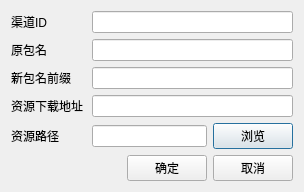
<?xml version="1.0" encoding="UTF-8"?>
<ui version="4.0">
 <class>ZySingleSetting</class>
 <widget class="QDialog" name="ZySingleSetting">
  <property name="geometry">
   <rect>
    <x>0</x>
    <y>0</y>
    <width>304</width>
    <height>183</height>
   </rect>
  </property>
  <property name="maximumSize">
   <size>
    <width>16777215</width>
    <height>200</height>
   </size>
  </property>
  <property name="windowTitle">
   <string>掌阅单本书设置</string>
  </property>
  <layout class="QVBoxLayout" name="verticalLayout">
   <item>
    <layout class="QHBoxLayout" name="horizontalLayout">
     <item>
      <widget class="QLabel" name="LabelChannel">
       <property name="sizePolicy">
        <sizepolicy hsizetype="Fixed" vsizetype="Preferred">
         <horstretch>0</horstretch>
         <verstretch>0</verstretch>
        </sizepolicy>
       </property>
       <property name="minimumSize">
        <size>
         <width>75</width>
         <height>0</height>
        </size>
       </property>
       <property name="maximumSize">
        <size>
         <width>75</width>
         <height>16777215</height>
        </size>
       </property>
       <property name="text">
        <string>渠道ID</string>
       </property>
      </widget>
     </item>
     <item>
      <widget class="QLineEdit" name="LineEditChannel"/>
     </item>
    </layout>
   </item>
   <item>
    <layout class="QHBoxLayout" name="horizontalLayout_2">
     <item>
      <widget class="QLabel" name="LabelOriginalNm">
       <property name="sizePolicy">
        <sizepolicy hsizetype="Fixed" vsizetype="Preferred">
         <horstretch>0</horstretch>
         <verstretch>0</verstretch>
        </sizepolicy>
       </property>
       <property name="minimumSize">
        <size>
         <width>75</width>
         <height>0</height>
        </size>
       </property>
       <property name="maximumSize">
        <size>
         <width>75</width>
         <height>16777215</height>
        </size>
       </property>
       <property name="text">
        <string>原包名</string>
       </property>
      </widget>
     </item>
     <item>
      <widget class="QLineEdit" name="LineEditOriginalNm"/>
     </item>
    </layout>
   </item>
   <item>
    <layout class="QHBoxLayout" name="horizontalLayout_3">
     <item>
      <widget class="QLabel" name="LabelBaseNm">
       <property name="sizePolicy">
        <sizepolicy hsizetype="Fixed" vsizetype="Preferred">
         <horstretch>0</horstretch>
         <verstretch>0</verstretch>
        </sizepolicy>
       </property>
       <property name="minimumSize">
        <size>
         <width>75</width>
         <height>0</height>
        </size>
       </property>
       <property name="maximumSize">
        <size>
         <width>75</width>
         <height>16777215</height>
        </size>
       </property>
       <property name="text">
        <string>新包名前缀</string>
       </property>
      </widget>
     </item>
     <item>
      <widget class="QLineEdit" name="LineEditBaseNm"/>
     </item>
    </layout>
   </item>
   <item>
    <layout class="QHBoxLayout" name="horizontalLayout_4">
     <item>
      <widget class="QLabel" name="LabelUrl">
       <property name="minimumSize">
        <size>
         <width>75</width>
         <height>0</height>
        </size>
       </property>
       <property name="maximumSize">
        <size>
         <width>75</width>
         <height>16777215</height>
        </size>
       </property>
       <property name="text">
        <string>资源下载地址</string>
       </property>
      </widget>
     </item>
     <item>
      <widget class="QLineEdit" name="LineEditUrl"/>
     </item>
    </layout>
   </item>
   <item>
    <layout class="QHBoxLayout" name="horizontalLayout_6">
     <item>
      <widget class="QLabel" name="LabelResPath">
       <property name="minimumSize">
        <size>
         <width>75</width>
         <height>0</height>
        </size>
       </property>
       <property name="maximumSize">
        <size>
         <width>75</width>
         <height>16777215</height>
        </size>
       </property>
       <property name="text">
        <string>资源路径</string>
       </property>
      </widget>
     </item>
     <item>
      <widget class="QLineEdit" name="LineEditResPath"/>
     </item>
     <item>
      <widget class="QPushButton" name="ButtonScan">
       <property name="text">
        <string>浏览</string>
       </property>
      </widget>
     </item>
    </layout>
   </item>
   <item>
    <layout class="QHBoxLayout" name="horizontalLayout_5">
     <item>
      <spacer name="horizontalSpacer">
       <property name="orientation">
        <enum>Qt::Horizontal</enum>
       </property>
       <property name="sizeHint" stdset="0">
        <size>
         <width>40</width>
         <height>20</height>
        </size>
       </property>
      </spacer>
     </item>
     <item>
      <widget class="QPushButton" name="ButtonOk">
       <property name="text">
        <string>确定</string>
       </property>
      </widget>
     </item>
     <item>
      <widget class="QPushButton" name="ButtonCancel">
       <property name="text">
        <string>取消</string>
       </property>
      </widget>
     </item>
    </layout>
   </item>
  </layout>
 </widget>
 <resources/>
 <connections>
  <connection>
   <sender>ButtonOk</sender>
   <signal>clicked()</signal>
   <receiver>ZySingleSetting</receiver>
   <slot>accept()</slot>
   <hints>
    <hint type="sourcelabel">
     <x>168</x>
     <y>140</y>
    </hint>
    <hint type="destinationlabel">
     <x>167</x>
     <y>152</y>
    </hint>
   </hints>
  </connection>
  <connection>
   <sender>ButtonCancel</sender>
   <signal>clicked()</signal>
   <receiver>ZySingleSetting</receiver>
   <slot>reject()</slot>
   <hints>
    <hint type="sourcelabel">
     <x>252</x>
     <y>142</y>
    </hint>
    <hint type="destinationlabel">
     <x>252</x>
     <y>153</y>
    </hint>
   </hints>
  </connection>
 </connections>
</ui>
